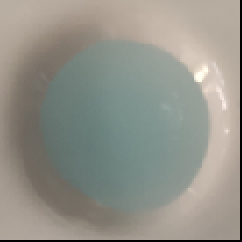
#> input picture back-end/Data/2-standard-methylene-blue/0.201.png, 121 x 121 px (shown 2 times larger); its folder holds 4 pictures in this run
$ python 2-standard-methylene-blue.py
#> lines starting #> are read from the running program, lines starting #| are printed output that depends on the picture
# 提取出标准曲线-甲基橙文件夹中所有图片的RGB的值

import os
import cv2 # 用OpenCV库
import pandas as pd

# 定义图像文件夹路径
image_dir = '../Data/2-standard-methylene-blue'  # 使用绝对路径

# 获取文件夹中的所有图像文件
image_files = [f for f in os.listdir(image_dir) if f.endswith('.png')]

# 提取图像平均RGB值的函数
def extract_rgb(image_path):
    image = cv2.imread(image_path)
#> image is the input picture: shape (121, 121, 3); mean B, G, R 137.4, 146.2, 146.4
    if image is None:
        raise FileNotFoundError(f"无法打开文件: {image_path}")
    h, w, _ = image.shape
#> h = 121; w = 121
    roi = image[h//4:3*h//4, w//4:3*w//4]  # 选择图像的中心区域来计算平均RGB值，去掉上下和左右各1/4的边界
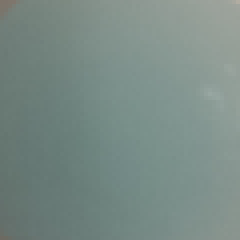
#> roi: shape (60, 60, 3) (shown 4 times larger); mean B, G, R 133.7, 139.1, 121.5
    average_color = cv2.mean(roi)[:3] # 用cv2.mean函数计算平均RGB值
#> average_color = (133.7, 139.1, 121.5)
    return average_color

# 初始化存储结果的列表
results = []

# 处理每个图像文件
for image_file in image_files:# 循环遍历每个图像文件
    image_path = os.path.join(image_dir, image_file)
    print(f"正在处理文件: {image_path}")
    try:
        avg_rgb = extract_rgb(image_path)
#> avg_rgb = (133.7, 139.1, 121.5)
        absorbance = float(os.path.splitext(image_file)[0])  # 从文件名中提取吸光度值
        results.append((absorbance, avg_rgb[0], avg_rgb[1], avg_rgb[2]))
    except FileNotFoundError as e:
        print(e)
#> pass 2 of the loop `for image_file in image_files:# 循环遍历每个图像文件`:
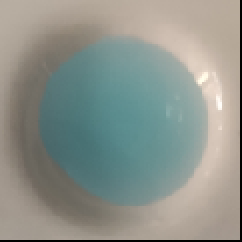
#> input picture back-end/Data/2-standard-methylene-blue/0.397.png, 121 x 121 px (shown 2 times larger)
#> in extract_rgb, image is the input picture: shape (121, 121, 3); mean B, G, R 139.4, 146.8, 140.6
#> in extract_rgb (call 2), `roi = image[h//4:3*h//4, w//4:3*w//4]`:
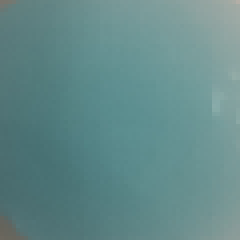
#> roi: shape (60, 60, 3) (shown 4 times larger); mean B, G, R 137.9, 137.9, 99.1
#> average_color = (137.9, 137.9, 99.11)
#> pass 3 of the loop `for image_file in image_files:# 循环遍历每个图像文件`:
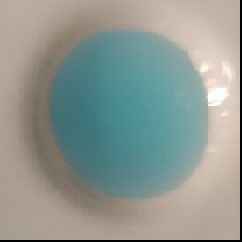
#> input picture back-end/Data/2-standard-methylene-blue/0.573.png, 121 x 121 px (shown 2 times larger)
#> in extract_rgb, image is the input picture: shape (121, 121, 3); mean B, G, R 144.5, 151.4, 142.4
#> in extract_rgb (call 3), `roi = image[h//4:3*h//4, w//4:3*w//4]`:
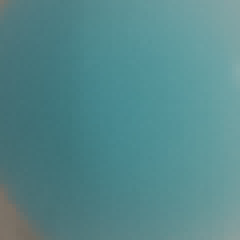
#> roi: shape (60, 60, 3) (shown 4 times larger); mean B, G, R 139.1, 136, 84.8
#> average_color = (139.1, 136, 84.77)
#> the loop made 4 passes; the first 3 are shown

# 将结果创建为DataFrame
df_results = pd.DataFrame(results, columns=['Absorbance', 'Red', 'Green', 'Blue'])

# 按照吸光度排序
df_results = df_results.sort_values(by='Absorbance')

# 保存结果为Excel文件
output_path = '../Data/2-standard-methylene-blue/output_rgb_values.xlsx'  # 保存到原文件夹之下
df_results.to_excel(output_path, index=False)

print(f"RGB值已成功提取并保存到 {output_path}")
